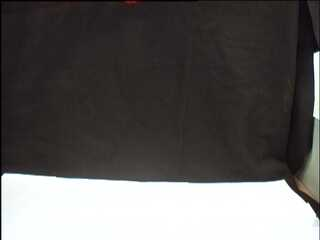
%> input picture course_project/advanced_vision/DATA/ball00000100.jpg, 320 x 240 px; the run also reads 4 pictures not shown here
$ octave kalman.m   (GNU Octave 9; MATLAB toolbox functions it lacks are replaced by stand-ins)
%> lines starting %> are read from the running program, lines starting %| are printed output that depends on the picture; in (x1, y1, x2, y2) boxes, pixels count from 0 and x2, y2 are one past the last pixel; in counts of white or black regions, pixels touching at a corner belong together; the program's own positions count from 1
### course_project/advanced_vision/extractball.m
% extracts the center (cc,cr) and radius of the largest blob
% flag = 0 if failure
function [cc,cr,radius,flag]=extractball(Imwork,Imback,fig1,fig2,fig3,fig15,index)

  cc = 0;
  cr = 0;
  radius=0;
  flag=0;
  [MR,MC,Dim] = size(Imback);

  % subtract background & select pixels with a big difference
  fore = zeros(MR,MC);
  fore = (abs(Imwork(:,:,1)-Imback(:,:,1)) > 10) ...
     | (abs(Imwork(:,:,2) - Imback(:,:,2)) > 10) ...
     | (abs(Imwork(:,:,3) - Imback(:,:,3)) > 10);
  if fig15 > 0
    figure(fig15)
    clf
    imshow(fore)
    %eval(['imwrite(uint8(fore),''BGONE/nobg',int2str(index),'.jpg'',''jpg'')']);
  end

  % erode to remove small noise
  foremm = bwmorph(fore,'erode',2);

  if fig2 > 0
    figure(fig2)
    clf
    imshow(foremm)
    %eval(['imwrite(uint8(foremm),''BCLEAN/cln',int2str(index),'.jpg'',''jpg'')']);
  end

  % select largest object
  labeled = bwlabel(foremm,4);
  stats = regionprops(labeled,['basic']);
  [N,W] = size(stats);
  if N < 1
    return
  end

  % do bubble sort (large to small) on regions in case there are more than 1
  id = zeros(N);
  for i = 1 : N
    id(i) = i;
  end
  for i = 1 : N-1
    for j = i+1 : N
      if stats(i).Area < stats(j).Area
        tmp = stats(i);
        stats(i) = stats(j);
        stats(j) = tmp;
        tmp = id(i);
        id(i) = id(j);
        id(j) = tmp;
      end
    end
  end

  % make sure that there is at least 1 big region
  if stats(1).Area < 100
    return
  end
  selected = (labeled==id(1));
  if fig3 > 0
    figure(fig3)
    clf
    imshow(selected)
  end

  % get center of mass and radius of largest
  centroid = stats(1).Centroid;
  radius = sqrt(stats(1).Area/pi);
  cc = centroid(1);
  cr = centroid(2);
  flag = 1;
  return

### course_project/advanced_vision/kalman.m

% compute the background image
Im0 = double(imread('DATA/ball00000100.jpg','jpg'));
Im1 = double(imread('DATA/ball00000101.jpg','jpg'));
Im2 = double(imread('DATA/ball00000102.jpg','jpg'));
Im3 = double(imread('DATA/ball00000103.jpg','jpg'));
Im4 = double(imread('DATA/ball00000104.jpg','jpg'));
Imback = (Im0 + Im1 + Im2 + Im3 + Im4)/5;
[MR,MC,Dim] = size(Imback);
%> MR = 240; MC = 320; Dim = 3

% Kalman filter initialization
R=[[0.2845,0.0045]',[0.0045,0.0455]'];
H=[[1,0]',[0,1]',[0,0]',[0,0]'];
Q=0.01*eye(4);
P = 100*eye(4);
dt=1;
A=[[1,0,0,0]',[0,1,0,0]',[dt,0,1,0]',[0,dt,0,1]'];
g = 6; % pixels^2/time step
Bu = [0,0,0,g]';
kfinit=0;
x=zeros(100,4);

% loop over all images
fig1=1;
fig2=0;
fig15=0;
fig3=0;
fig4=4;
for i = 1 : 60
  % load image
  if i < 11
    Im = (imread(['DATA/ball0000010',int2str(i-1), '.jpg'],'jpg'));
%> Im is the input picture: size 240x320x3 uint8; mean R, G, B 95.5, 93.2, 91.9
  else
    Im = (imread(['DATA/ball000001',int2str(i-1), '.jpg'],'jpg'));
  end
  if fig1 > 0
    figure(fig1)
    clf
    imshow(Im)
  end
  Imwork = double(Im);

  %extract ball
  [cc(i),cr(i),radius,flag]=extractball(Imwork,Imback,fig1,fig2,fig3,fig15,i);
%> in extractball, `fore = (abs(Imwork(:,:,1)-Imback(:,:,1)) > 10) | (abs(Imwork(:,:,2) - ..`:
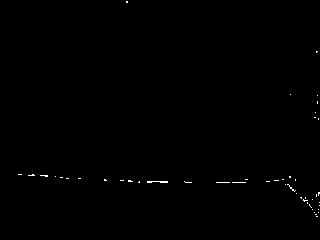
%> fore: size 240x320 logical; 0.28% white in thin lines or dots, all inside (x1, y1, x2, y2) = (18, 1, 320, 217)
%> in extractball, `foremm = bwmorph(fore,'erode',2);`: foremm: size 240x320 logical; every value is 0
%> in extractball, `labeled = bwlabel(foremm,4);`: labeled: size 240x320 double; every value is 0
%> in extractball, `stats = regionprops(labeled,['basic']);`: stats = 0 regions
%> in extractball, `[N,W] = size(stats);`: N = 0; W = 1
%> radius = 0; flag = 0
%> (the run ends here)
